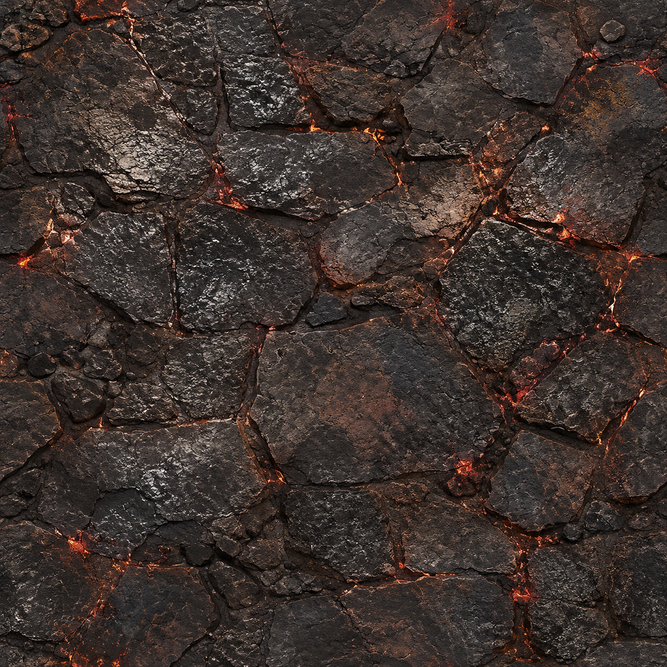
#> input picture RawAssets/Cinematic/pbr_bastion_floor.png, 667 x 667 px, shrunk from 1024 x 1024 before the run; its folder holds 4 pictures in this run
$ python derive_pbr_maps.py
#> lines starting #> are read from the running program, lines starting #| are printed output that depends on the picture
#!/usr/bin/env python3
"""Derive DirectX normal + linear roughness maps from the cinematic albedo set.
Height = blurred luminance (cavity-aware), normal via central differences with
wrap padding (keeps the albedo's seamless tiling), roughness from inverted
luminance pushed to a game-friendly range. Writes <name>_Normal/_Roughness
next to the source in RawAssets/Cinematic/.
"""
import numpy as np
from PIL import Image, ImageFilter
from pathlib import Path

SRC = Path(__file__).parent.parent / "RawAssets" / "Cinematic"

def derive(name: str, wet: float = None) -> None:
#> called with name = 'pbr_bastion_floor', wet = 0.62
    albedo_path = SRC / f"{name}.png"
    if not albedo_path.exists():
        print(f"[derive] missing {albedo_path}")
        return
    img = Image.open(albedo_path).convert("RGB")
#> img is the input picture: PIL image 667x667 RGB; mean R, G, B 61.7, 50.4, 45.6
    a = np.asarray(img, dtype=np.float32) / 255.0
    lum = (a[..., 0] * 0.2126 + a[..., 1] * 0.7152 + a[..., 2] * 0.0722).astype(np.float32)

    pil_lum = Image.fromarray((lum * 255).astype(np.uint8))
    height = np.asarray(pil_lum.filter(ImageFilter.GaussianBlur(2.2)), dtype=np.float32) / 255.0
    # Cavity: darker crevices read as depth
    cavity = lum - height
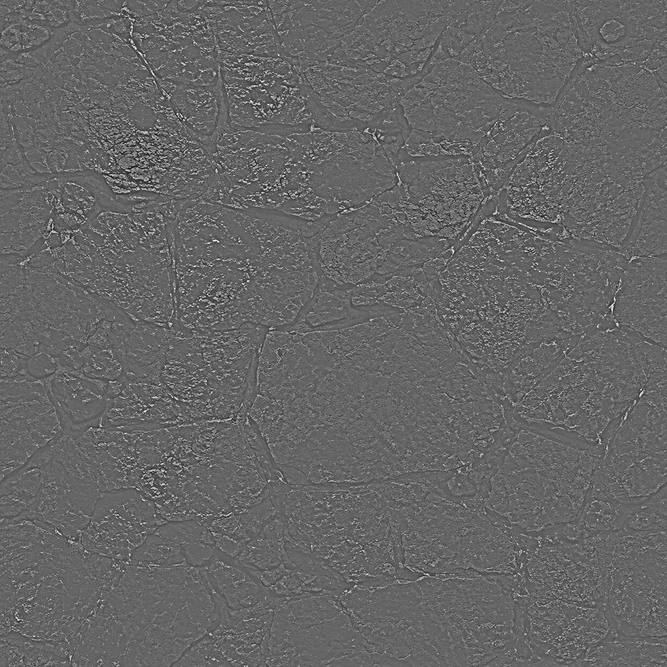
#> cavity: shape (667, 667) float32; min -0.475, max 0.712, mean 0.00203; drawn with min black and max white

    gy, gx = np.gradient(height)
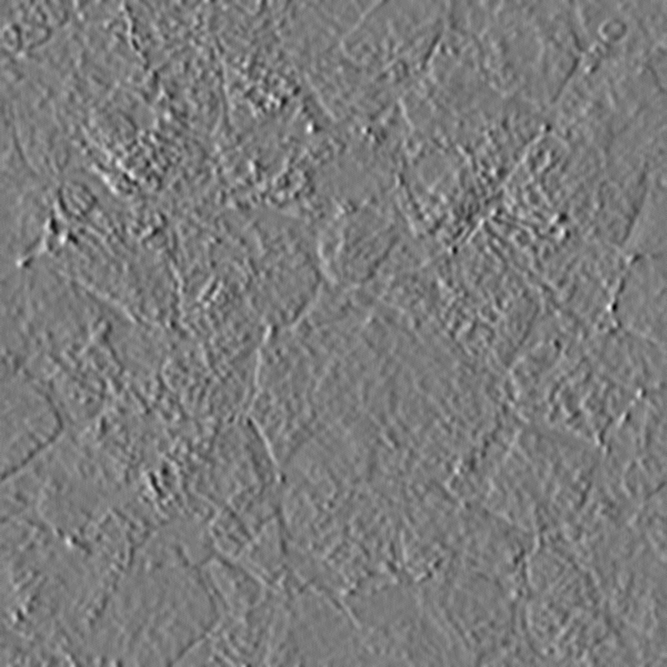
#> gx: shape (667, 667) float32; min -0.0647, max 0.0686, mean 1.1e-07; drawn with min black and max white
    strength = 2.6
    nx = -gx * strength
    ny = gy * strength  # DirectX green
    nz = np.ones_like(height)
    nlen = np.sqrt(nx * nx + ny * ny + nz * nz)
    nmap = np.stack([nx / nlen, ny / nlen, nz / nlen], axis=-1)
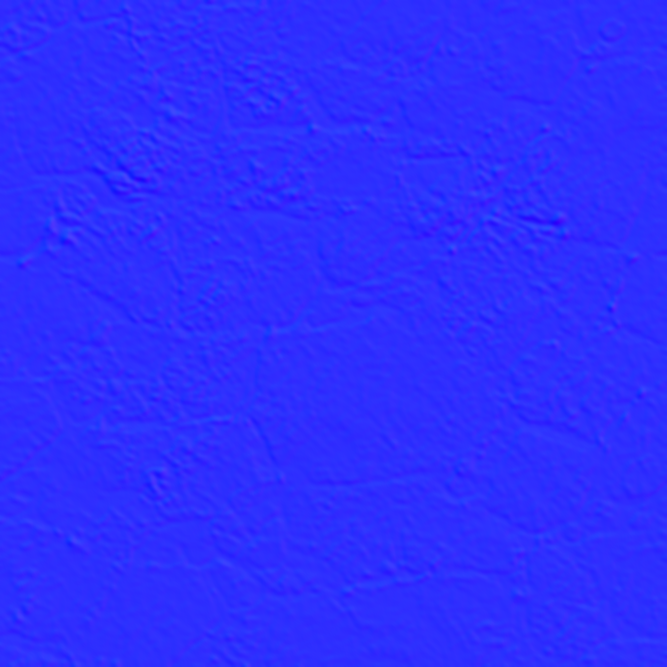
#> nmap: shape (667, 667, 3) float32; mean of channels 0, 1, 2 8.91e-07, -4.99e-05, 1; drawn with min black and max white
    nimg = Image.fromarray((nmap * 0.5 + 0.5).clip(0, 1).__mul__(255).astype(np.uint8), mode="RGB")
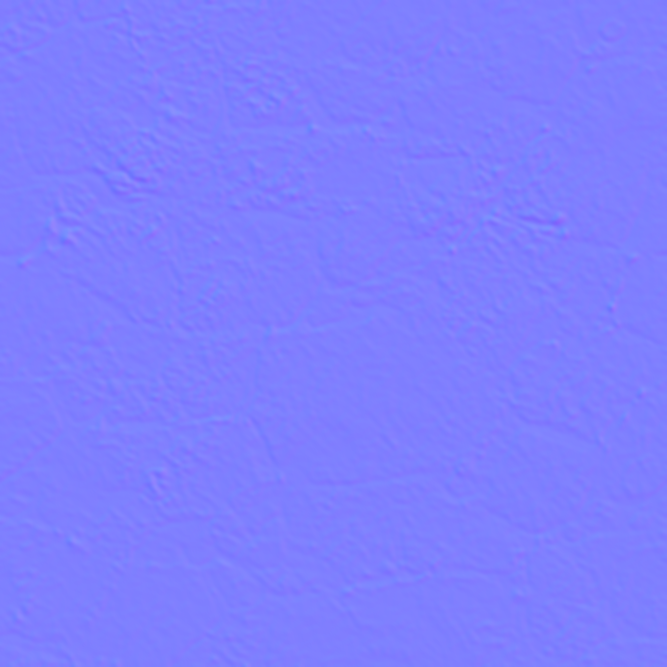
#> nimg: PIL image 667x667 RGB; mean R, G, B 127, 127, 254

    rough_base = 1.0 - lum * 0.55
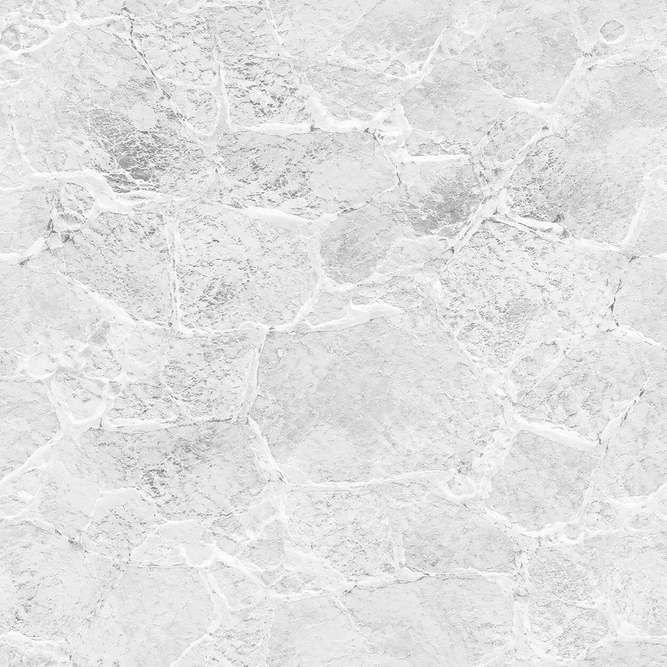
#> rough_base: shape (667, 667) float32; min 0.45, max 1, mean 0.887
    if wet is not None:
        # Wet floors: low base roughness with crevice variation — sells the
        # "wet basalt" specular the flat pass was missing.
        rough = np.clip(wet * (0.85 - lum * 0.5) + 0.10 + cavity * 0.35, 0.08, 0.85)
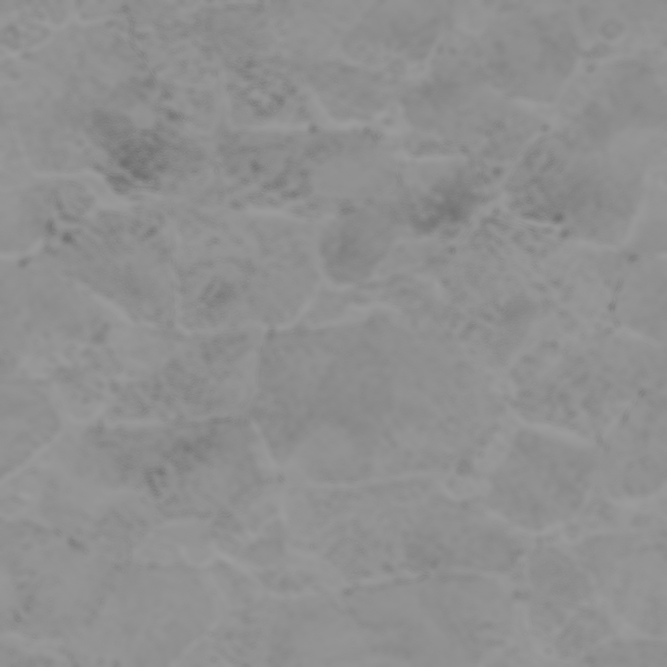
#> rough: shape (667, 667) float32; min 0.435, max 0.617, mean 0.564
    else:
        rough = np.clip(rough_base * 0.75 + 0.28 + cavity * 0.5, 0.12, 0.94)
    rimg = Image.fromarray((rough * 255).astype(np.uint8), mode="L")

    nimg.save(SRC / f"{name}_Normal.png")
    rimg.save(SRC / f"{name}_Roughness.png")

    # Ember/crystal emissive mask: keep only strongly warm (R >> G) pixels —
    # lava cracks in Bastion, violet fissures land near zero and stay subtle.
    warm = np.clip((a[..., 0] - a[..., 1] * 1.25) * (a[..., 0] - a[..., 2] * 1.05), 0.0, 1.0)
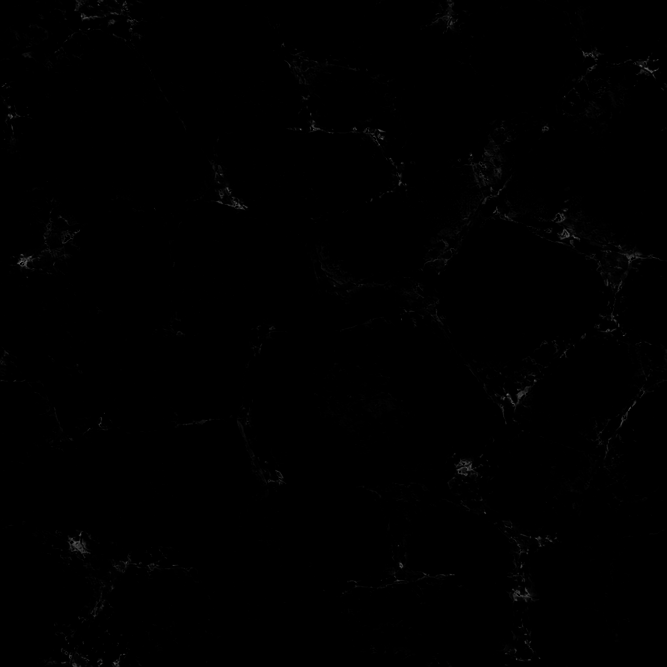
#> warm: shape (667, 667) float32; min 0, max 0.441, mean 0.00233
    warm = np.clip(warm * 3.2, 0.0, 1.0)
    eimg = Image.fromarray((warm * 255).astype(np.uint8), mode="L")
    eimg.save(SRC / f"{name}_Emissive.png")
    print(f"[derive] {name}: normal+roughness+emissive written")

WET = {"pbr_bastion_floor": 0.62, "pbr_void_floor": 0.70, "pbr_sanctum_floor": 0.55}
for base in ["pbr_bastion_floor", "pbr_bastion_wall", "pbr_ruins_floor", "pbr_ruins_wall",
             "pbr_sanctum_floor", "pbr_sanctum_wall", "pbr_void_floor", "pbr_void_wall"]:
    derive(base, WET.get(base))
print("[derive] DONE")
